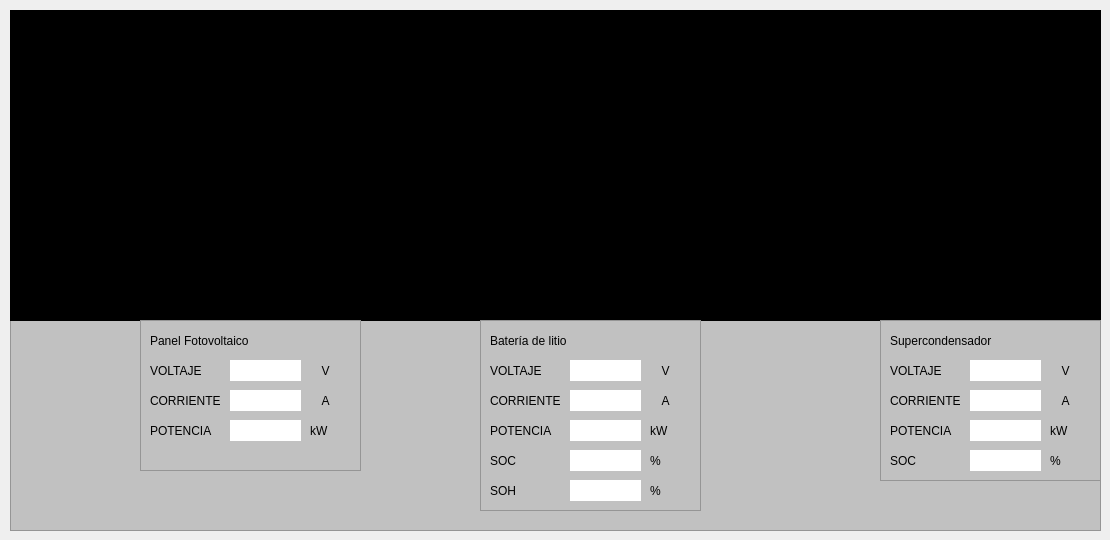
               <widget class="QWidget" name="page_general">
                <widget class="QFrame" name="frame_10">
                 <property name="geometry">
                  <rect>
                   <x>10</x>
                   <y>10</y>
                   <width>1091</width>
                   <height>521</height>
                  </rect>
                 </property>
                 <property name="styleSheet">
                  <string notr="true">QFrame{
background-color: rgb(193, 193, 193);
}

QPushButton{
background-color: rgb(0, 206, 235);
border-top-left-radius: 20px;
border-bottom-left-radius:20px;
border-color:rgb(0,0,0);
color: rgb(255,255,255);
font: 77 10pt &quot;Arial Black&quot;
}

QPushButton:hover{
background-color: white;
border-top-left-radius: 20px;
border-bottom-left-radius:20px;
color: rgb(0,0,0);
font: 77 10pt &quot;Arial Black&quot;
}</string>
                 </property>
                 <property name="frameShape">
                  <enum>QFrame::StyledPanel</enum>
                 </property>
                 <property name="frameShadow">
                  <enum>QFrame::Raised</enum>
                 </property>
                 <widget class="QLabel" name="label_2">
                  <property name="geometry">
                   <rect>
                    <x>0</x>
                    <y>0</y>
                    <width>1091</width>
                    <height>311</height>
                   </rect>
                  </property>
                  <property name="styleSheet">
                   <string notr="true">background-color: rgb(0, 0, 0);</string>
                  </property>
                  <property name="text">
                   <string/>
                  </property>
                 </widget>
                 <widget class="QFrame" name="frame_3">
                  <property name="geometry">
                   <rect>
                    <x>470</x>
                    <y>310</y>
                    <width>221</width>
                    <height>191</height>
                   </rect>
                  </property>
                  <property name="styleSheet">
                   <string notr="true">background-color: rgb(193, 193, 193);</string>
                  </property>
                  <property name="frameShape">
                   <enum>QFrame::StyledPanel</enum>
                  </property>
                  <property name="frameShadow">
                   <enum>QFrame::Raised</enum>
                  </property>
                  <widget class="QLabel" name="label_3">
                   <property name="geometry">
                    <rect>
                     <x>10</x>
                     <y>40</y>
                     <width>71</width>
                     <height>21</height>
                    </rect>
                   </property>
                   <property name="styleSheet">
                    <string notr="true">font: 10pt &quot;Segoe UI&quot;;
background-color: rgb(193, 193, 193);
color: rgb(0, 0, 0);</string>
                   </property>
                   <property name="text">
                    <string>VOLTAJE</string>
                   </property>
                  </widget>
                  <widget class="QLabel" name="label_4">
                   <property name="geometry">
                    <rect>
                     <x>10</x>
                     <y>70</y>
                     <width>71</width>
                     <height>21</height>
                    </rect>
                   </property>
                   <property name="styleSheet">
                    <string notr="true">font: 10pt &quot;Segoe UI&quot;;
background-color: rgb(193, 193, 193);
color: rgb(0, 0, 0);</string>
                   </property>
                   <property name="text">
                    <string>CORRIENTE</string>
                   </property>
                  </widget>
                  <widget class="QLabel" name="label_5">
                   <property name="geometry">
                    <rect>
                     <x>10</x>
                     <y>100</y>
                     <width>71</width>
                     <height>21</height>
                    </rect>
                   </property>
                   <property name="styleSheet">
                    <string notr="true">font: 10pt &quot;Segoe UI&quot;;
background-color: rgb(193, 193, 193);
color: rgb(0, 0, 0);</string>
                   </property>
                   <property name="text">
                    <string>POTENCIA</string>
                   </property>
                  </widget>
                  <widget class="QLabel" name="label_11">
                   <property name="geometry">
                    <rect>
                     <x>10</x>
                     <y>10</y>
                     <width>121</width>
                     <height>21</height>
                    </rect>
                   </property>
                   <property name="styleSheet">
                    <string notr="true">font: 10pt &quot;Segoe UI&quot;;
background-color: rgb(193, 193, 193);
color: rgb(0, 0, 0);</string>
                   </property>
                   <property name="text">
                    <string>Batería de litio</string>
                   </property>
                  </widget>
                  <widget class="QLabel" name="label_16">
                   <property name="geometry">
                    <rect>
                     <x>170</x>
                     <y>40</y>
                     <width>31</width>
                     <height>21</height>
                    </rect>
                   </property>
                   <property name="styleSheet">
                    <string notr="true">background-color: rgb(193, 193, 193);
color: rgb(0, 0, 0);
font: 700 14pt &quot;Segoe UI&quot;;</string>
                   </property>
                   <property name="text">
                    <string>V</string>
                   </property>
                   <property name="alignment">
                    <set>Qt::AlignCenter</set>
                   </property>
                  </widget>
                  <widget class="QLabel" name="label_17">
                   <property name="geometry">
                    <rect>
                     <x>170</x>
                     <y>70</y>
                     <width>31</width>
                     <height>21</height>
                    </rect>
                   </property>
                   <property name="styleSheet">
                    <string notr="true">background-color: rgb(193, 193, 193);
color: rgb(0, 0, 0);
font: 700 14pt &quot;Segoe UI&quot;;</string>
                   </property>
                   <property name="text">
                    <string>A</string>
                   </property>
                   <property name="alignment">
                    <set>Qt::AlignCenter</set>
                   </property>
                  </widget>
                  <widget class="QLabel" name="label_18">
                   <property name="geometry">
                    <rect>
                     <x>170</x>
                     <y>100</y>
                     <width>31</width>
                     <height>21</height>
                    </rect>
                   </property>
                   <property name="styleSheet">
                    <string notr="true">background-color: rgb(193, 193, 193);
color: rgb(0, 0, 0);
font: 700 14pt &quot;Segoe UI&quot;;</string>
                   </property>
                   <property name="text">
                    <string>kW</string>
                   </property>
                  </widget>
                  <widget class="QLabel" name="lineEdit_3">
                   <property name="geometry">
                    <rect>
                     <x>90</x>
                     <y>40</y>
                     <width>71</width>
                     <height>21</height>
                    </rect>
                   </property>
                   <property name="styleSheet">
                    <string notr="true">background-color: rgb(255, 255, 255);
color: rgb(0, 0, 0);
font: 10pt &quot;Segoe UI&quot;;</string>
                   </property>
                   <property name="text">
                    <string/>
                   </property>
                  </widget>
                  <widget class="QLabel" name="lineEdit_4">
                   <property name="geometry">
                    <rect>
                     <x>90</x>
                     <y>70</y>
                     <width>71</width>
                     <height>21</height>
                    </rect>
                   </property>
                   <property name="styleSheet">
                    <string notr="true">background-color: rgb(255, 255, 255);
color: rgb(0, 0, 0);
font: 10pt &quot;Segoe UI&quot;;</string>
                   </property>
                   <property name="text">
                    <string/>
                   </property>
                  </widget>
                  <widget class="QLabel" name="lineEdit_5">
                   <property name="geometry">
                    <rect>
                     <x>90</x>
                     <y>100</y>
                     <width>71</width>
                     <height>21</height>
                    </rect>
                   </property>
                   <property name="styleSheet">
                    <string notr="true">background-color: rgb(255, 255, 255);
color: rgb(0, 0, 0);
font: 10pt &quot;Segoe UI&quot;;</string>
                   </property>
                   <property name="text">
                    <string/>
                   </property>
                  </widget>
                  <widget class="QLabel" name="label_35">
                   <property name="geometry">
                    <rect>
                     <x>10</x>
                     <y>130</y>
                     <width>71</width>
                     <height>21</height>
                    </rect>
                   </property>
                   <property name="styleSheet">
                    <string notr="true">font: 10pt &quot;Segoe UI&quot;;
background-color: rgb(193, 193, 193);
color: rgb(0, 0, 0);</string>
                   </property>
                   <property name="text">
                    <string>SOC</string>
                   </property>
                  </widget>
                  <widget class="QLabel" name="lineEdit_16">
                   <property name="geometry">
                    <rect>
                     <x>90</x>
                     <y>130</y>
                     <width>71</width>
                     <height>21</height>
                    </rect>
                   </property>
                   <property name="styleSheet">
                    <string notr="true">background-color: rgb(255, 255, 255);
color: rgb(0, 0, 0);
font: 10pt &quot;Segoe UI&quot;;</string>
                   </property>
                   <property name="text">
                    <string/>
                   </property>
                  </widget>
                  <widget class="QLabel" name="label_36">
                   <property name="geometry">
                    <rect>
                     <x>170</x>
                     <y>130</y>
                     <width>31</width>
                     <height>21</height>
                    </rect>
                   </property>
                   <property name="styleSheet">
                    <string notr="true">background-color: rgb(193, 193, 193);
color: rgb(0, 0, 0);
font: 700 14pt &quot;Segoe UI&quot;;</string>
                   </property>
                   <property name="text">
                    <string>%</string>
                   </property>
                  </widget>
                  <widget class="QLabel" name="label_109">
                   <property name="geometry">
                    <rect>
                     <x>10</x>
                     <y>160</y>
                     <width>71</width>
                     <height>21</height>
                    </rect>
                   </property>
                   <property name="styleSheet">
                    <string notr="true">font: 10pt &quot;Segoe UI&quot;;
background-color: rgb(193, 193, 193);
color: rgb(0, 0, 0);</string>
                   </property>
                   <property name="text">
                    <string>SOH</string>
                   </property>
                  </widget>
                  <widget class="QLabel" name="lineEdit_48">
                   <property name="geometry">
                    <rect>
                     <x>90</x>
                     <y>160</y>
                     <width>71</width>
                     <height>21</height>
                    </rect>
                   </property>
                   <property name="styleSheet">
                    <string notr="true">background-color: rgb(255, 255, 255);
color: rgb(0, 0, 0);
font: 10pt &quot;Segoe UI&quot;;</string>
                   </property>
                   <property name="text">
                    <string/>
                   </property>
                  </widget>
                  <widget class="QLabel" name="label_110">
                   <property name="geometry">
                    <rect>
                     <x>170</x>
                     <y>160</y>
                     <width>31</width>
                     <height>21</height>
                    </rect>
                   </property>
                   <property name="styleSheet">
                    <string notr="true">background-color: rgb(193, 193, 193);
color: rgb(0, 0, 0);
font: 700 14pt &quot;Segoe UI&quot;;</string>
                   </property>
                   <property name="text">
                    <string>%</string>
                   </property>
                  </widget>
                 </widget>
                 <widget class="QFrame" name="frame_9">
                  <property name="geometry">
                   <rect>
                    <x>130</x>
                    <y>310</y>
                    <width>221</width>
                    <height>151</height>
                   </rect>
                  </property>
                  <property name="styleSheet">
                   <string notr="true">background-color: rgb(193, 193, 193);</string>
                  </property>
                  <property name="frameShape">
                   <enum>QFrame::StyledPanel</enum>
                  </property>
                  <property name="frameShadow">
                   <enum>QFrame::Raised</enum>
                  </property>
                  <widget class="QLabel" name="label_28">
                   <property name="geometry">
                    <rect>
                     <x>10</x>
                     <y>40</y>
                     <width>71</width>
                     <height>21</height>
                    </rect>
                   </property>
                   <property name="styleSheet">
                    <string notr="true">font: 10pt &quot;Segoe UI&quot;;
background-color: rgb(193, 193, 193);
color: rgb(0, 0, 0);</string>
                   </property>
                   <property name="text">
                    <string>VOLTAJE</string>
                   </property>
                  </widget>
                  <widget class="QLabel" name="label_29">
                   <property name="geometry">
                    <rect>
                     <x>10</x>
                     <y>70</y>
                     <width>71</width>
                     <height>21</height>
                    </rect>
                   </property>
                   <property name="styleSheet">
                    <string notr="true">font: 10pt &quot;Segoe UI&quot;;
background-color: rgb(193, 193, 193);
color: rgb(0, 0, 0);</string>
                   </property>
                   <property name="text">
                    <string>CORRIENTE</string>
                   </property>
                  </widget>
                  <widget class="QLabel" name="label_30">
                   <property name="geometry">
                    <rect>
                     <x>10</x>
                     <y>100</y>
                     <width>71</width>
                     <height>21</height>
                    </rect>
                   </property>
                   <property name="styleSheet">
                    <string notr="true">font: 10pt &quot;Segoe UI&quot;;
background-color: rgb(193, 193, 193);
color: rgb(0, 0, 0);</string>
                   </property>
                   <property name="text">
                    <string>POTENCIA</string>
                   </property>
                  </widget>
                  <widget class="QLabel" name="label_31">
                   <property name="geometry">
                    <rect>
                     <x>10</x>
                     <y>10</y>
                     <width>121</width>
                     <height>21</height>
                    </rect>
                   </property>
                   <property name="styleSheet">
                    <string notr="true">font: 10pt &quot;Segoe UI&quot;;
background-color: rgb(193, 193, 193);
color: rgb(0, 0, 0);</string>
                   </property>
                   <property name="text">
                    <string>Panel Fotovoltaico</string>
                   </property>
                  </widget>
                  <widget class="QLabel" name="label_32">
                   <property name="geometry">
                    <rect>
                     <x>170</x>
                     <y>40</y>
                     <width>31</width>
                     <height>21</height>
                    </rect>
                   </property>
                   <property name="styleSheet">
                    <string notr="true">background-color: rgb(193, 193, 193);
color: rgb(0, 0, 0);
font: 700 14pt &quot;Segoe UI&quot;;</string>
                   </property>
                   <property name="text">
                    <string>V</string>
                   </property>
                   <property name="alignment">
                    <set>Qt::AlignCenter</set>
                   </property>
                  </widget>
                  <widget class="QLabel" name="label_33">
                   <property name="geometry">
                    <rect>
                     <x>170</x>
                     <y>70</y>
                     <width>31</width>
                     <height>21</height>
                    </rect>
                   </property>
                   <property name="styleSheet">
                    <string notr="true">background-color: rgb(193, 193, 193);
color: rgb(0, 0, 0);
font: 700 14pt &quot;Segoe UI&quot;;</string>
                   </property>
                   <property name="text">
                    <string>A</string>
                   </property>
                   <property name="alignment">
                    <set>Qt::AlignCenter</set>
                   </property>
                  </widget>
                  <widget class="QLabel" name="label_34">
                   <property name="geometry">
                    <rect>
                     <x>170</x>
                     <y>100</y>
                     <width>31</width>
                     <height>21</height>
                    </rect>
                   </property>
                   <property name="styleSheet">
                    <string notr="true">background-color: rgb(193, 193, 193);
color: rgb(0, 0, 0);
font: 700 14pt &quot;Segoe UI&quot;;</string>
                   </property>
                   <property name="text">
                    <string>kW</string>
                   </property>
                  </widget>
                  <widget class="QLabel" name="lineEdit_13">
                   <property name="geometry">
                    <rect>
                     <x>90</x>
                     <y>40</y>
                     <width>71</width>
                     <height>21</height>
                    </rect>
                   </property>
                   <property name="styleSheet">
                    <string notr="true">background-color: rgb(255, 255, 255);
color: rgb(0, 0, 0);
font: 10pt &quot;Segoe UI&quot;;</string>
                   </property>
                   <property name="text">
                    <string/>
                   </property>
                  </widget>
                  <widget class="QLabel" name="lineEdit_14">
                   <property name="geometry">
                    <rect>
                     <x>90</x>
                     <y>70</y>
                     <width>71</width>
                     <height>21</height>
                    </rect>
                   </property>
                   <property name="styleSheet">
                    <string notr="true">background-color: rgb(255, 255, 255);
color: rgb(0, 0, 0);
font: 10pt &quot;Segoe UI&quot;;</string>
                   </property>
                   <property name="text">
                    <string/>
                   </property>
                  </widget>
                  <widget class="QLabel" name="lineEdit_15">
                   <property name="geometry">
                    <rect>
                     <x>90</x>
                     <y>100</y>
                     <width>71</width>
                     <height>21</height>
                    </rect>
                   </property>
                   <property name="styleSheet">
                    <string notr="true">background-color: rgb(255, 255, 255);
color: rgb(0, 0, 0);
font: 10pt &quot;Segoe UI&quot;;</string>
                   </property>
                   <property name="text">
                    <string/>
                   </property>
                  </widget>
                 </widget>
                 <widget class="QFrame" name="frame_6">
                  <property name="geometry">
                   <rect>
                    <x>870</x>
                    <y>310</y>
                    <width>221</width>
                    <height>161</height>
                   </rect>
                  </property>
                  <property name="styleSheet">
                   <string notr="true">background-color: rgb(193, 193, 193);</string>
                  </property>
                  <property name="frameShape">
                   <enum>QFrame::StyledPanel</enum>
                  </property>
                  <property name="frameShadow">
                   <enum>QFrame::Raised</enum>
                  </property>
                  <widget class="QLabel" name="label_13">
                   <property name="geometry">
                    <rect>
                     <x>10</x>
                     <y>40</y>
                     <width>71</width>
                     <height>21</height>
                    </rect>
                   </property>
                   <property name="styleSheet">
                    <string notr="true">font: 10pt &quot;Segoe UI&quot;;
background-color: rgb(193, 193, 193);
color: rgb(0, 0, 0);</string>
                   </property>
                   <property name="text">
                    <string>VOLTAJE</string>
                   </property>
                  </widget>
                  <widget class="QLabel" name="label_15">
                   <property name="geometry">
                    <rect>
                     <x>10</x>
                     <y>70</y>
                     <width>71</width>
                     <height>21</height>
                    </rect>
                   </property>
                   <property name="styleSheet">
                    <string notr="true">font: 10pt &quot;Segoe UI&quot;;
background-color: rgb(193, 193, 193);
color: rgb(0, 0, 0);</string>
                   </property>
                   <property name="text">
                    <string>CORRIENTE</string>
                   </property>
                  </widget>
                  <widget class="QLabel" name="label_22">
                   <property name="geometry">
                    <rect>
                     <x>10</x>
                     <y>100</y>
                     <width>71</width>
                     <height>21</height>
                    </rect>
                   </property>
                   <property name="styleSheet">
                    <string notr="true">font: 10pt &quot;Segoe UI&quot;;
background-color: rgb(193, 193, 193);
color: rgb(0, 0, 0);</string>
                   </property>
                   <property name="text">
                    <string>POTENCIA</string>
                   </property>
                  </widget>
                  <widget class="QLabel" name="label_23">
                   <property name="geometry">
                    <rect>
                     <x>10</x>
                     <y>10</y>
                     <width>121</width>
                     <height>21</height>
                    </rect>
                   </property>
                   <property name="styleSheet">
                    <string notr="true">font: 10pt &quot;Segoe UI&quot;;
background-color: rgb(193, 193, 193);
color: rgb(0, 0, 0);</string>
                   </property>
                   <property name="text">
                    <string>Supercondensador</string>
                   </property>
                  </widget>
                  <widget class="QLabel" name="label_24">
                   <property name="geometry">
                    <rect>
                     <x>170</x>
                     <y>40</y>
                     <width>31</width>
                     <height>21</height>
                    </rect>
                   </property>
                   <property name="styleSheet">
                    <string notr="true">background-color: rgb(193, 193, 193);
color: rgb(0, 0, 0);
font: 700 14pt &quot;Segoe UI&quot;;</string>
                   </property>
                   <property name="text">
                    <string>V</string>
                   </property>
                   <property name="alignment">
                    <set>Qt::AlignCenter</set>
                   </property>
                  </widget>
                  <widget class="QLabel" name="label_25">
                   <property name="geometry">
                    <rect>
                     <x>170</x>
                     <y>70</y>
                     <width>31</width>
                     <height>21</height>
                    </rect>
                   </property>
                   <property name="styleSheet">
                    <string notr="true">background-color: rgb(193, 193, 193);
color: rgb(0, 0, 0);
font: 700 14pt &quot;Segoe UI&quot;;</string>
                   </property>
                   <property name="text">
                    <string>A</string>
                   </property>
                   <property name="alignment">
                    <set>Qt::AlignCenter</set>
                   </property>
                  </widget>
                  <widget class="QLabel" name="label_27">
                   <property name="geometry">
                    <rect>
                     <x>170</x>
                     <y>100</y>
                     <width>31</width>
                     <height>21</height>
                    </rect>
                   </property>
                   <property name="styleSheet">
                    <string notr="true">background-color: rgb(193, 193, 193);
color: rgb(0, 0, 0);
font: 700 14pt &quot;Segoe UI&quot;;</string>
                   </property>
                   <property name="text">
                    <string>kW</string>
                   </property>
                  </widget>
                  <widget class="QLabel" name="lineEdit_10">
                   <property name="geometry">
                    <rect>
                     <x>90</x>
                     <y>40</y>
                     <width>71</width>
                     <height>21</height>
                    </rect>
                   </property>
                   <property name="styleSheet">
                    <string notr="true">background-color: rgb(255, 255, 255);
color: rgb(0, 0, 0);
font: 10pt &quot;Segoe UI&quot;;</string>
                   </property>
                   <property name="text">
                    <string/>
                   </property>
                  </widget>
                  <widget class="QLabel" name="lineEdit_11">
                   <property name="geometry">
                    <rect>
                     <x>90</x>
                     <y>70</y>
                     <width>71</width>
                     <height>21</height>
                    </rect>
                   </property>
                   <property name="styleSheet">
                    <string notr="true">background-color: rgb(255, 255, 255);
color: rgb(0, 0, 0);
font: 10pt &quot;Segoe UI&quot;;</string>
                   </property>
                   <property name="text">
                    <string/>
                   </property>
                  </widget>
                  <widget class="QLabel" name="lineEdit_12">
                   <property name="geometry">
                    <rect>
                     <x>90</x>
                     <y>100</y>
                     <width>71</width>
                     <height>21</height>
                    </rect>
                   </property>
                   <property name="styleSheet">
                    <string notr="true">background-color: rgb(255, 255, 255);
color: rgb(0, 0, 0);
font: 10pt &quot;Segoe UI&quot;;</string>
                   </property>
                   <property name="text">
                    <string/>
                   </property>
                  </widget>
                  <widget class="QLabel" name="label_37">
                   <property name="geometry">
                    <rect>
                     <x>10</x>
                     <y>130</y>
                     <width>71</width>
                     <height>21</height>
                    </rect>
                   </property>
                   <property name="styleSheet">
                    <string notr="true">font: 10pt &quot;Segoe UI&quot;;
background-color: rgb(193, 193, 193);
color: rgb(0, 0, 0);</string>
                   </property>
                   <property name="text">
                    <string>SOC</string>
                   </property>
                  </widget>
                  <widget class="QLabel" name="lineEdit_17">
                   <property name="geometry">
                    <rect>
                     <x>90</x>
                     <y>130</y>
                     <width>71</width>
                     <height>21</height>
                    </rect>
                   </property>
                   <property name="styleSheet">
                    <string notr="true">background-color: rgb(255, 255, 255);
color: rgb(0, 0, 0);
font: 10pt &quot;Segoe UI&quot;;</string>
                   </property>
                   <property name="text">
                    <string/>
                   </property>
                  </widget>
                  <widget class="QLabel" name="label_38">
                   <property name="geometry">
                    <rect>
                     <x>170</x>
                     <y>130</y>
                     <width>31</width>
                     <height>21</height>
                    </rect>
                   </property>
                   <property name="styleSheet">
                    <string notr="true">background-color: rgb(193, 193, 193);
color: rgb(0, 0, 0);
font: 700 14pt &quot;Segoe UI&quot;;</string>
                   </property>
                   <property name="text">
                    <string>%</string>
                   </property>
                  </widget>
                 </widget>
                </widget>
               </widget>
